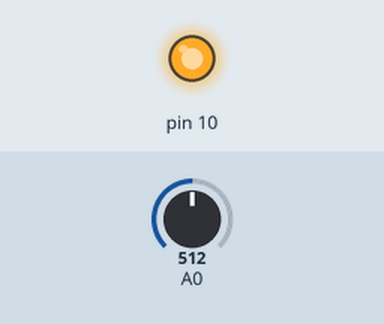
A sketch run on a simulated Arduino Uno, built with avr-gcc and run on an emulated ATmega328P. On the bench: output pins drawn as LEDs (lit = HIGH). The inputs (shaded band) are chosen by the test bench; at power-on: A0 = 512.

Above: at 1.2 s.
1.3 s: A0 set to 306
At 1.8 s:
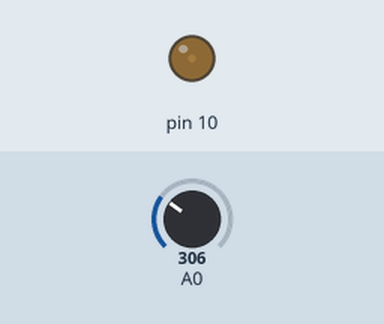
2.8 s: A0 set to 716
At 4.1 s:
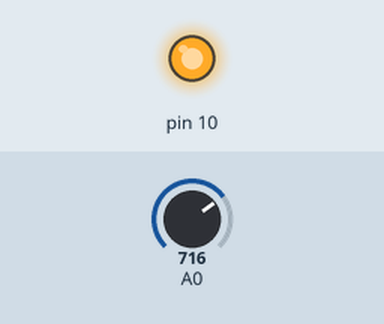
Timing chart, 0 to 5.8 s (numbered marks = the images above; inputs shaded):
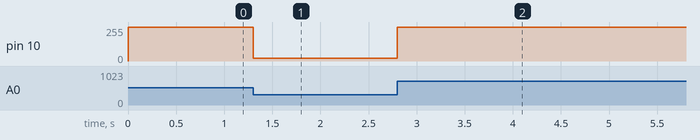

Measured:
- after the input at 1.3 s, pin 10: 255/255 → 19/255 at once
- after the input at 2.8 s, pin 10: 19/255 → 255/255 at once

The sketch:

soundreactor.ino
```cpp
#define numTaps 16
char taps[numTaps];

void setup() {
  //pinMode(speakerPin, OUTPUT);
  pinMode(2, INPUT);
  //digitalWrite(4, HIGH);  // sets pull-up for adc2
  //digitalWrite(14, HIGH);  // sets pull-up for adc2
  Serial.begin(9600);
  pinMode(10, OUTPUT);
}
void loop() {
  char micValue = analogRead(A0) >> 2;
  char level = updateMA(micValue);
  //myBeep(micValue);
  //printBar(level);
  analogWrite(10, level >> 2);
  //printBar(micValue);
  //Serial.println(updateMA(micValue));
  //Serial.println(micValue);
  //delay(100);

}

char updateMA(char input) {
  int sum = 0;
  for(char i = 0; i < (numTaps - 1); i++) {  // shift array values along
    taps[i] = taps[i+1];
  }
  taps[numTaps - 1] = input;  // add latest value to array
  for(char i = 0; i < numTaps; i++) {  // shift array values along
    sum += taps[i];
  }
  return sum / numTaps;
}

void printBar(int value) {
  for(int i = 0; i < (value >> 2); i++) {
    Serial.print('=');
  }
  Serial.println('|');
}
```
